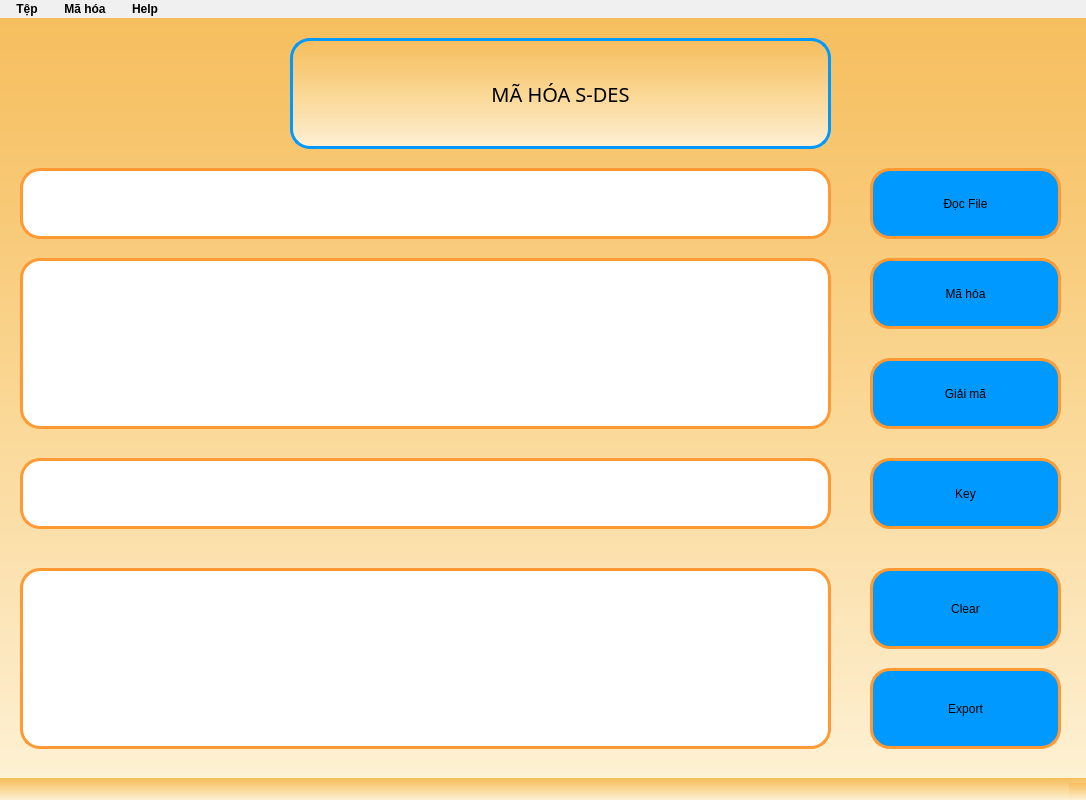
<?xml version="1.0" encoding="UTF-8"?>
<ui version="4.0">
 <class>SDESform</class>
 <widget class="QMainWindow" name="SDESform">
  <property name="geometry">
   <rect>
    <x>0</x>
    <y>0</y>
    <width>1086</width>
    <height>800</height>
   </rect>
  </property>
  <property name="windowTitle">
   <string>WSDES</string>
  </property>
  <property name="windowIcon">
   <iconset>
    <normaloff>tainguyen/logo.ico</normaloff>tainguyen/logo.ico</iconset>
  </property>
  <property name="styleSheet">
   <string notr="true">
color:black;
background-color: qlineargradient(spread:pad, x1:0, y1:0, x2:0, y2:1, stop:0 #F6BE5E, stop:0.25 #F8C976, stop:0.5 #FAD794, stop:0.75 #FCE3B4, stop:1 #FDF1D4);
</string>
  </property>
  <widget class="QWidget" name="centralwidget">
   <widget class="QLabel" name="label">
    <property name="geometry">
     <rect>
      <x>290</x>
      <y>20</y>
      <width>541</width>
      <height>111</height>
     </rect>
    </property>
    <property name="font">
     <font>
      <family>Montserrat</family>
      <pointsize>33</pointsize>
      <weight>9</weight>
      <italic>false</italic>
      <bold>false</bold>
     </font>
    </property>
    <property name="layoutDirection">
     <enum>Qt::LeftToRight</enum>
    </property>
    <property name="autoFillBackground">
     <bool>false</bool>
    </property>
    <property name="styleSheet">
     <string notr="true">font-size: 20px;
font: 75 33pt &quot;Montserrat&quot;;

border: 3px solid #0099FF;
border-radius: 20px;
color:black;

</string>
    </property>
    <property name="text">
     <string>MÃ HÓA S-DES</string>
    </property>
    <property name="alignment">
     <set>Qt::AlignCenter</set>
    </property>
   </widget>
   <widget class="QPushButton" name="Btn_ReadFile">
    <property name="geometry">
     <rect>
      <x>870</x>
      <y>150</y>
      <width>191</width>
      <height>71</height>
     </rect>
    </property>
    <property name="cursor">
     <cursorShape>PointingHandCursor</cursorShape>
    </property>
    <property name="mouseTracking">
     <bool>false</bool>
    </property>
    <property name="tabletTracking">
     <bool>false</bool>
    </property>
    <property name="autoFillBackground">
     <bool>false</bool>
    </property>
    <property name="styleSheet">
     <string notr="true">QPushButton {
    border-radius: 20px;
    background-color: #0099FF;
    border: 3px solid #FF9933;
    font: 75 16pt &quot;Montserrat&quot;;
}

QPushButton:hover {
    background-color: white;
    border-color:#0099FF ;
    color: black;
}
</string>
    </property>
    <property name="text">
     <string>Đọc File</string>
    </property>
   </widget>
   <widget class="QPushButton" name="Btn_MaHoa">
    <property name="geometry">
     <rect>
      <x>870</x>
      <y>240</y>
      <width>191</width>
      <height>71</height>
     </rect>
    </property>
    <property name="cursor">
     <cursorShape>PointingHandCursor</cursorShape>
    </property>
    <property name="styleSheet">
     <string notr="true">QPushButton {
    border-radius: 20px;
    background-color: #0099FF;
    border: 3px solid #FF9933;
    font: 75 16pt &quot;Montserrat&quot;;
}

QPushButton:hover {
    background-color: white;
    border-color:#0099FF ;
    color: black;
}
</string>
    </property>
    <property name="text">
     <string>Mã hóa</string>
    </property>
   </widget>
   <widget class="QPushButton" name="Btn_GiaiMa">
    <property name="geometry">
     <rect>
      <x>870</x>
      <y>340</y>
      <width>191</width>
      <height>71</height>
     </rect>
    </property>
    <property name="cursor">
     <cursorShape>PointingHandCursor</cursorShape>
    </property>
    <property name="styleSheet">
     <string notr="true">QPushButton {
    border-radius: 20px;
    background-color: #0099FF;
    border: 3px solid #FF9933;
    font: 75 16pt &quot;Montserrat&quot;;
}

QPushButton:hover {
    background-color: white;
    border-color:#0099FF ;
    color: black;
}
</string>
    </property>
    <property name="text">
     <string>Giải mã</string>
    </property>
   </widget>
   <widget class="QLineEdit" name="tbPath">
    <property name="geometry">
     <rect>
      <x>20</x>
      <y>150</y>
      <width>811</width>
      <height>71</height>
     </rect>
    </property>
    <property name="font">
     <font>
      <family>Bebas Neue</family>
      <pointsize>12</pointsize>
     </font>
    </property>
    <property name="styleSheet">
     <string notr="true">background-color:white;
border-radius:20px;
color:black;
font: 12pt &quot;Bebas Neue&quot;;
border: 3px solid #FF9933;</string>
    </property>
    <property name="text">
     <string/>
    </property>
    <property name="maxLength">
     <number>32782</number>
    </property>
    <property name="frame">
     <bool>true</bool>
    </property>
    <property name="clearButtonEnabled">
     <bool>false</bool>
    </property>
   </widget>
   <widget class="QTextEdit" name="tbNoiDung">
    <property name="geometry">
     <rect>
      <x>20</x>
      <y>240</y>
      <width>811</width>
      <height>171</height>
     </rect>
    </property>
    <property name="font">
     <font>
      <family>Bebas Neue</family>
      <pointsize>12</pointsize>
     </font>
    </property>
    <property name="cursor" stdset="0">
     <cursorShape>IBeamCursor</cursorShape>
    </property>
    <property name="styleSheet">
     <string notr="true">QTextEdit {
    padding-top: 10px;
    padding-bottom: 10px;
    background-color: white;
    font: 12pt &quot;Bebas Neue&quot;;
    border-radius: 20px;
    color: black;
    border: 3px solid #FF9933;
}
</string>
    </property>
    <property name="html">
     <string>&lt;!DOCTYPE HTML PUBLIC &quot;-//W3C//DTD HTML 4.0//EN&quot; &quot;http://www.w3.org/TR/REC-html40/strict.dtd&quot;&gt;
&lt;html&gt;&lt;head&gt;&lt;meta name=&quot;qrichtext&quot; content=&quot;1&quot; /&gt;&lt;style type=&quot;text/css&quot;&gt;
p, li { white-space: pre-wrap; }
&lt;/style&gt;&lt;/head&gt;&lt;body style=&quot; font-family:'Bebas Neue'; font-size:12pt; font-weight:400; font-style:normal;&quot;&gt;
&lt;p style=&quot;-qt-paragraph-type:empty; margin-top:0px; margin-bottom:0px; margin-left:0px; margin-right:0px; -qt-block-indent:0; text-indent:0px;&quot;&gt;&lt;br /&gt;&lt;/p&gt;&lt;/body&gt;&lt;/html&gt;</string>
    </property>
   </widget>
   <widget class="QTextEdit" name="tbKetQua">
    <property name="geometry">
     <rect>
      <x>20</x>
      <y>550</y>
      <width>811</width>
      <height>181</height>
     </rect>
    </property>
    <property name="font">
     <font>
      <family>Bebas Neue</family>
      <pointsize>12</pointsize>
     </font>
    </property>
    <property name="cursor" stdset="0">
     <cursorShape>IBeamCursor</cursorShape>
    </property>
    <property name="styleSheet">
     <string notr="true">QTextEdit {
    padding-top: 10px;
    padding-bottom: 10px;
    background-color: white;
    font: 12pt &quot;Bebas Neue&quot;;
    border-radius: 20px;
    color: black;
    border: 3px solid #FF9933;
}
</string>
    </property>
   </widget>
   <widget class="QPushButton" name="Btn_Clear">
    <property name="geometry">
     <rect>
      <x>870</x>
      <y>550</y>
      <width>191</width>
      <height>81</height>
     </rect>
    </property>
    <property name="cursor">
     <cursorShape>PointingHandCursor</cursorShape>
    </property>
    <property name="styleSheet">
     <string notr="true">QPushButton {
    border-radius: 20px;
    background-color: #0099FF;
    border: 3px solid #FF9933;
    font: 75 16pt &quot;Montserrat&quot;;
}

QPushButton:hover {
    background-color: white;
    border-color:#0099FF ;
    color: black;
}
</string>
    </property>
    <property name="text">
     <string>Clear</string>
    </property>
   </widget>
   <widget class="QPushButton" name="Btn_WriteFile">
    <property name="geometry">
     <rect>
      <x>870</x>
      <y>650</y>
      <width>191</width>
      <height>81</height>
     </rect>
    </property>
    <property name="cursor">
     <cursorShape>PointingHandCursor</cursorShape>
    </property>
    <property name="styleSheet">
     <string notr="true">QPushButton {
    border-radius: 20px;
    background-color: #0099FF;
    border: 3px solid #FF9933;
    font: 75 16pt &quot;Montserrat&quot;;
}

QPushButton:hover {
    background-color: white;
    border-color:#0099FF ;
    color: black;
}
</string>
    </property>
    <property name="text">
     <string>Export</string>
    </property>
   </widget>
   <widget class="QLineEdit" name="tbKey">
    <property name="geometry">
     <rect>
      <x>20</x>
      <y>440</y>
      <width>811</width>
      <height>71</height>
     </rect>
    </property>
    <property name="font">
     <font>
      <family>Bebas Neue</family>
      <pointsize>12</pointsize>
     </font>
    </property>
    <property name="styleSheet">
     <string notr="true">background-color:white;
border-radius:20px;
color:black;
font: 12pt &quot;Bebas Neue&quot;;
border: 3px solid #FF9933;</string>
    </property>
    <property name="text">
     <string/>
    </property>
    <property name="maxLength">
     <number>32782</number>
    </property>
    <property name="frame">
     <bool>true</bool>
    </property>
    <property name="clearButtonEnabled">
     <bool>false</bool>
    </property>
   </widget>
   <widget class="QLabel" name="label_2">
    <property name="geometry">
     <rect>
      <x>870</x>
      <y>440</y>
      <width>191</width>
      <height>71</height>
     </rect>
    </property>
    <property name="styleSheet">
     <string notr="true">border-radius:20px;
background-color:#0099FF;
border: 3px solid #FF9933;
font: 75 16pt &quot;Montserrat&quot;;
</string>
    </property>
    <property name="text">
     <string>Key</string>
    </property>
    <property name="alignment">
     <set>Qt::AlignCenter</set>
    </property>
   </widget>
  </widget>
  <widget class="QMenuBar" name="menubar">
   <property name="geometry">
    <rect>
     <x>0</x>
     <y>0</y>
     <width>1086</width>
     <height>20</height>
    </rect>
   </property>
   <property name="styleSheet">
    <string notr="true">QMenuBar {
    background-color: #F0F0F0;
    font: bold 12px;
}

QMenuBar::item {
    spacing: 3px;
    padding: 2px 10px;
    background-color: #F0F0F0;
    color: black;
    border-radius: 5px;
}

QMenuBar::item:selected {
    background-color: #0099FF;
    color: white;
    border-radius: 5px;
}

QMenuBar::item:hover {
    background-color: white;
}
</string>
   </property>
   <widget class="QMenu" name="menuM_h_a">
    <property name="title">
     <string>Mã hóa</string>
    </property>
    <widget class="QMenu" name="menuThayThe">
     <property name="title">
      <string>Thay Thế</string>
     </property>
     <property name="icon">
      <iconset>
       <normaloff>../tainguyen/encrypt.png</normaloff>../tainguyen/encrypt.png</iconset>
     </property>
     <addaction name="actionVignere"/>
     <addaction name="separator"/>
     <addaction name="actionTrithemius"/>
     <addaction name="separator"/>
     <addaction name="actionBelasco"/>
    </widget>
    <widget class="QMenu" name="menuChuyenVi">
     <property name="title">
      <string>Chuyển Vị</string>
     </property>
     <property name="icon">
      <iconset>
       <normaloff>../tainguyen/encrypt.png</normaloff>../tainguyen/encrypt.png</iconset>
     </property>
     <addaction name="actionMotdong"/>
     <addaction name="separator"/>
     <addaction name="actionNhieudong"/>
    </widget>
    <widget class="QMenu" name="menuXOR">
     <property name="title">
      <string>XOR</string>
     </property>
     <property name="icon">
      <iconset>
       <normaloff>../tainguyen/encrypt.png</normaloff>../tainguyen/encrypt.png</iconset>
     </property>
     <addaction name="actionXOR_Ceasar"/>
     <addaction name="separator"/>
     <addaction name="actionXOR_Vignere"/>
     <addaction name="separator"/>
     <addaction name="actionXOR_Trithemius"/>
     <addaction name="separator"/>
     <addaction name="actionXOR_Belasco"/>
    </widget>
    <addaction name="menuThayThe"/>
    <addaction name="separator"/>
    <addaction name="menuChuyenVi"/>
    <addaction name="separator"/>
    <addaction name="menuXOR"/>
   </widget>
   <widget class="QMenu" name="menuT_p">
    <property name="title">
     <string>Tệp</string>
    </property>
    <addaction name="menuOpen"/>
    <addaction name="separator"/>
    <addaction name="menuSave"/>
    <addaction name="separator"/>
    <addaction name="actionTho_t"/>
   </widget>
   <widget class="QMenu" name="menuHelp">
    <property name="title">
     <string>Help</string>
    </property>
    <addaction name="menuWebsite"/>
    <addaction name="separator"/>
    <addaction name="menuAbout"/>
   </widget>
   <addaction name="menuT_p"/>
   <addaction name="menuM_h_a"/>
   <addaction name="menuHelp"/>
  </widget>
  <widget class="QStatusBar" name="statusbar"/>
  <action name="menuExit">
   <property name="text">
    <string>Thoát</string>
   </property>
  </action>
  <action name="menuOpen">
   <property name="icon">
    <iconset>
     <normaloff>../tainguyen/openfile.png</normaloff>../tainguyen/openfile.png</iconset>
   </property>
   <property name="text">
    <string>Open</string>
   </property>
   <property name="shortcut">
    <string>Ctrl+O</string>
   </property>
   <property name="iconVisibleInMenu">
    <bool>true</bool>
   </property>
  </action>
  <action name="menuSave">
   <property name="icon">
    <iconset>
     <normaloff>../tainguyen/save.png</normaloff>../tainguyen/save.png</iconset>
   </property>
   <property name="text">
    <string>Save</string>
   </property>
   <property name="shortcut">
    <string>Ctrl+S</string>
   </property>
  </action>
  <action name="menuWebsite">
   <property name="icon">
    <iconset>
     <normaloff>../tainguyen/global.png</normaloff>../tainguyen/global.png</iconset>
   </property>
   <property name="text">
    <string>Website</string>
   </property>
  </action>
  <action name="menuAbout">
   <property name="icon">
    <iconset>
     <normaloff>../tainguyen/aboutus.png</normaloff>../tainguyen/aboutus.png</iconset>
   </property>
   <property name="text">
    <string>About us</string>
   </property>
  </action>
  <action name="actionVignere">
   <property name="icon">
    <iconset>
     <normaloff>../tainguyen/encrypt1.png</normaloff>../tainguyen/encrypt1.png</iconset>
   </property>
   <property name="text">
    <string>Vignere</string>
   </property>
  </action>
  <action name="actionTrithemius">
   <property name="icon">
    <iconset>
     <normaloff>../tainguyen/encrypt1.png</normaloff>../tainguyen/encrypt1.png</iconset>
   </property>
   <property name="text">
    <string>Trithemius</string>
   </property>
  </action>
  <action name="actionBelasco">
   <property name="icon">
    <iconset>
     <normaloff>../tainguyen/encrypt1.png</normaloff>../tainguyen/encrypt1.png</iconset>
   </property>
   <property name="text">
    <string>Belasco</string>
   </property>
  </action>
  <action name="actionMotdong">
   <property name="icon">
    <iconset>
     <normaloff>../tainguyen/Arrow1.png</normaloff>../tainguyen/Arrow1.png</iconset>
   </property>
   <property name="text">
    <string>Trên 01 Dòng</string>
   </property>
  </action>
  <action name="actionNhieudong">
   <property name="icon">
    <iconset>
     <normaloff>../tainguyen/Arrow1.png</normaloff>../tainguyen/Arrow1.png</iconset>
   </property>
   <property name="text">
    <string>Trên Nhiều  Dòng</string>
   </property>
  </action>
  <action name="actionXOR_Ceasar">
   <property name="icon">
    <iconset>
     <normaloff>../tainguyen/xor.png</normaloff>../tainguyen/xor.png</iconset>
   </property>
   <property name="text">
    <string>XOR Ceasar</string>
   </property>
  </action>
  <action name="actionXOR_Vignere">
   <property name="icon">
    <iconset>
     <normaloff>../tainguyen/xor.png</normaloff>../tainguyen/xor.png</iconset>
   </property>
   <property name="text">
    <string>XOR Vignere</string>
   </property>
  </action>
  <action name="actionXOR_Trithemius">
   <property name="icon">
    <iconset>
     <normaloff>../tainguyen/xor.png</normaloff>../tainguyen/xor.png</iconset>
   </property>
   <property name="text">
    <string>XOR Trithemius</string>
   </property>
  </action>
  <action name="actionXOR_Belasco">
   <property name="icon">
    <iconset>
     <normaloff>../tainguyen/xor.png</normaloff>../tainguyen/xor.png</iconset>
   </property>
   <property name="text">
    <string>XOR Belasco</string>
   </property>
  </action>
  <action name="actionTho_t">
   <property name="icon">
    <iconset>
     <normaloff>../tainguyen/exit.png</normaloff>../tainguyen/exit.png</iconset>
   </property>
   <property name="text">
    <string>Thoát</string>
   </property>
  </action>
 </widget>
 <resources/>
 <connections/>
</ui>
